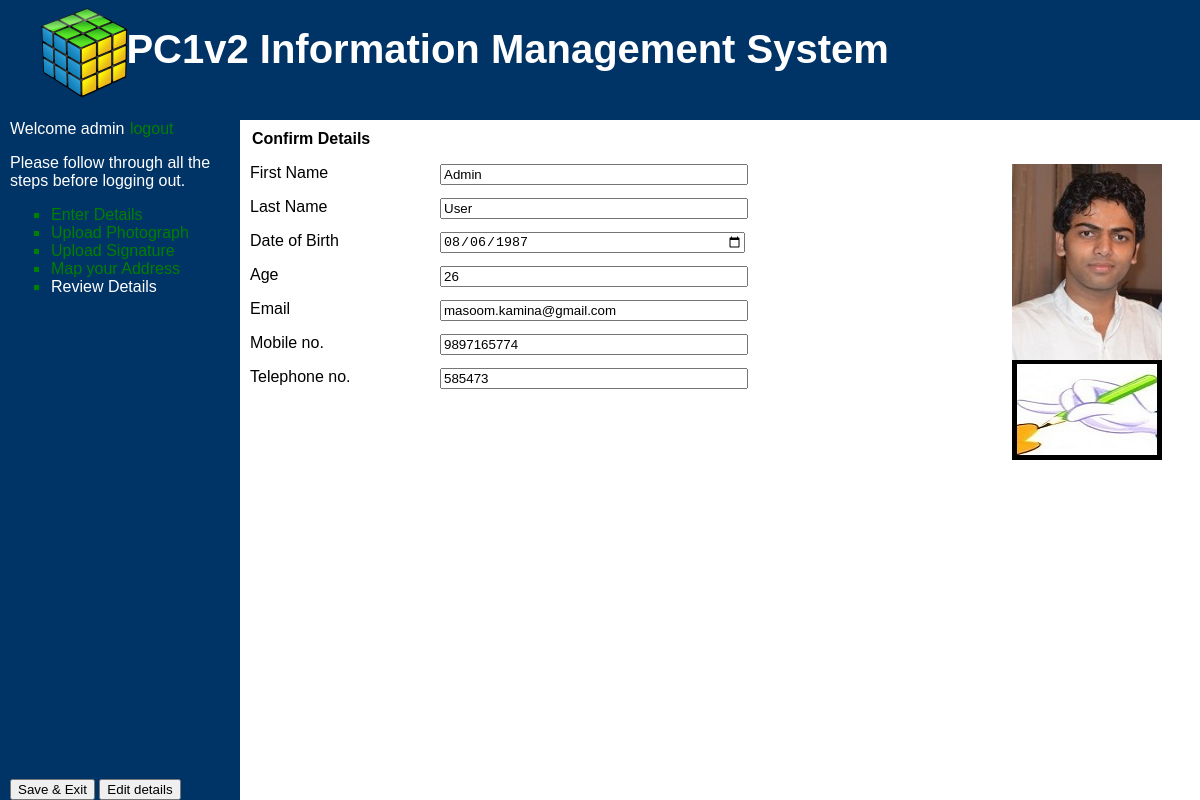
Screenshot of /prefilled_form.php (signed in) with the database file from the repository.
### tables this page shows
CREATE TABLE IF NOT EXISTS `userdetails_test` (
  `id` bigint(20) NOT NULL AUTO_INCREMENT,
  `userID` bigint(20) NOT NULL,
  `firstname` varchar(20) NOT NULL,
  `lastname` varchar(30) NOT NULL,
  `birthdate` date NOT NULL,
  `age` int(11) NOT NULL,
  PRIMARY KEY (`id`),
  KEY `userdetails_test_userID_idx` (`userID`)
);

CREATE TABLE IF NOT EXISTS `image_file_details` (
  `imageID` bigint(20) NOT NULL AUTO_INCREMENT,
  `userID` bigint(20) NOT NULL,
  `photoFile` varchar(200) NOT NULL,
  `signFile` varchar(200) NOT NULL,
  PRIMARY KEY (`imageID`),
  KEY `userID` (`userID`)
);

CREATE TABLE IF NOT EXISTS `contact_details` (
  `contact_id` bigint(20) NOT NULL AUTO_INCREMENT,
  `userID` bigint(20) NOT NULL,
  `email` varchar(40) NOT NULL,
  `countrycode` smallint(6) NOT NULL,
  `mobile` bigint(10) NOT NULL,
  `telephone` bigint(20) NOT NULL,
  PRIMARY KEY (`contact_id`),
  UNIQUE KEY `userid` (`userID`)
);

### public/prefilled_form.php (the view, shortened to what this page needs)
<!DOCTYPE html>
<?php require_once '../php_includes/db_connection.php';?>
<?php require_once '../php_includes/functions.php';?>
<?php
$prefilled_form_action = $_SERVER['PHP_SELF'];
$curruserid = current_userid();
$query_Recordset1 = "SELECT firstName, lastName, birthdate, age, contact_details.email, contact_details.mobile, contact_details.telephone, image_file_details.photoFile, image_file_details.signFile "
                  . "FROM userdetails_test, contact_details, image_file_details "
                  . "WHERE contact_details.userid=$curruserid AND userdetails_test.userid=$curruserid AND image_file_details.userid=$curruserid";
$Recordset1 = mysqli_query($db, $query_Recordset1) or die(mysql_error());
$row_Recordset1 = mysqli_fetch_assoc($Recordset1);
?>
<?php include("../php_includes/layout/header.php");?>
<nav>
<?php include ("../php_includes/layout/navigation.php");?>
</nav>
<section>
    <div id="form_div">
        <form action="<?php echo $prefilled_form_action; ?>" method="post" enctype="multipart/form-data" name="form1">
        <legend><strong>Confirm Details</strong></legend>
            <p>
            <label for="firstname">First Name</label>
            <input name="firstname" type="text" id="firstname" value="<?php echo $row_Recordset1['firstName']; ?>">
            <a href="photo_upload.php"><img id="photo" src='<?php echo $row_Recordset1['photoFile']; ?>' class="photo"/></a>
            </p>
          <p>
            <label for="lastname">Last Name</label>
            <input name="lastname" type="text" id="lastname" value="<?php echo $row_Recordset1['lastName']; ?>">
            <a href="signature_upload.php"><img id="sign" src='<?php echo $row_Recordset1['signFile']; ?>' class="sign"/></a>
            </p>
          <p>
            <label for="dob">Date of Birth</label>
            <input name="dob" type="date" id="dob" value="<?php echo $row_Recordset1['birthdate']; ?>">
          </p>
          <p>
            <label for="age">Age</label>
            <input name="age" type="text" id="age" value="<?php echo $row_Recordset1['age']; ?>">
          </p>
          <p>
            <label for="email">Email</label>
            <input name="email" type="text" id="email" value="<?php echo $row_Recordset1['email']; ?>">
          </p>
          <p>
            <label for="mobile">Mobile no.</label>
            <input name="mobile" type="text" id="mobile" value="<?php echo $row_Recordset1['mobile']; ?>">
          </p>
          <p>
            <label for="telephone">Telephone no.</label>
            <input name="telephone" type="text" id="telephone" value="<?php echo $row_Recordset1['telephone']; ?>">
          </p>
        <functions>
        <input type="submit" name="submit" id="submit" value="Save & Exit">
        <input name="editbtn" type="button" id="editbtn" onClick = "window.location.href='new_user_form.php'" value="Edit details">
        </functions>
        </form>
    </div>
</section>
<?php include("../php_includes/layout/footer.php"); ?>

### public/stylesheets/base_style.css (style rules this page uses)
body { background-color: rgba(0,51,102,1); font-family: Arial; }
section { position: absolute; left: 20%; top: 15%; width: 80%; height: 85%; z-index: 4; background-color: #FFFFFF; padding: 0%; clear: both; overflow: auto; }
nav { position: absolute; width: 20%; z-index: 1; height: 85%; top: 15%; left: 0; color: white; padding-left: 10px; }
input[type=text], input[type=email], input[type=date], input[type=password] { position: absolute; left: 200px; width: 300px; }
functions { position: fixed; left: 10px; //20%; bottom: 0%; padding: 0%; clear: both; z-index: 666; }
#form_div { padding-left: 10px; //2%; padding-top: 10px; //2%; }
.photo { float: right; position: absolute; right: 4%; }
.sign { float: right; position: absolute; top: 240px; right: 4%; }
a { color: green; text-decoration: none; padding: 1px; }

### rows the page displays
userdetails_test: firstname "Admin", lastname "User", dob "08/06/1987", age "26"
image_file_details: photoFile (picture), signFile (picture)
contact_details: email "masoom.kamina@gmail.com", mobile "9897165774", telephone "585473"

### other values shown
$_SESSION['username'] "admin"
